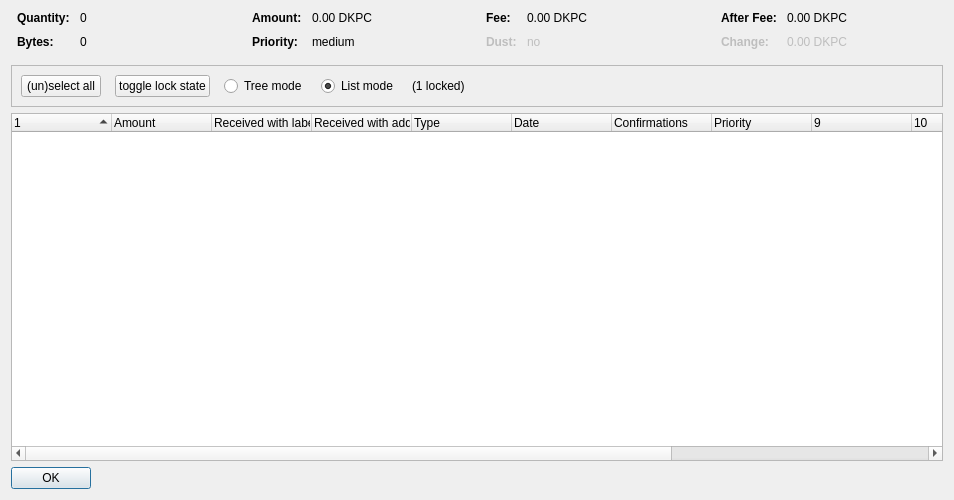
<?xml version="1.0" encoding="UTF-8"?>
<ui version="4.0">
 <class>CoinControlDialog</class>
 <widget class="QDialog" name="CoinControlDialog">
  <property name="geometry">
   <rect>
    <x>0</x>
    <y>0</y>
    <width>954</width>
    <height>500</height>
   </rect>
  </property>
  <property name="windowTitle">
   <string>Coin Selection</string>
  </property>
  <layout class="QVBoxLayout" name="verticalLayout">
   <item>
    <layout class="QHBoxLayout" name="horizontalLayoutTop" stretch="0,0,0,0">
     <property name="topMargin">
      <number>0</number>
     </property>
     <property name="bottomMargin">
      <number>10</number>
     </property>
     <item>
      <layout class="QFormLayout" name="formLayoutCoinControl1">
       <property name="horizontalSpacing">
        <number>10</number>
       </property>
       <property name="verticalSpacing">
        <number>10</number>
       </property>
       <property name="leftMargin">
        <number>6</number>
       </property>
       <property name="rightMargin">
        <number>6</number>
       </property>
       <item row="0" column="0">
        <widget class="QLabel" name="labelCoinControlQuantityText">
         <property name="font">
          <font>
           <weight>75</weight>
           <bold>true</bold>
          </font>
         </property>
         <property name="text">
          <string>Quantity:</string>
         </property>
        </widget>
       </item>
       <item row="0" column="1">
        <widget class="QLabel" name="labelCoinControlQuantity">
         <property name="cursor">
          <cursorShape>IBeamCursor</cursorShape>
         </property>
         <property name="contextMenuPolicy">
          <enum>Qt::ActionsContextMenu</enum>
         </property>
         <property name="text">
          <string notr="true">0</string>
         </property>
         <property name="textInteractionFlags">
          <set>Qt::LinksAccessibleByMouse|Qt::TextSelectableByKeyboard|Qt::TextSelectableByMouse</set>
         </property>
        </widget>
       </item>
       <item row="1" column="0">
        <widget class="QLabel" name="labelCoinControlBytesText">
         <property name="font">
          <font>
           <weight>75</weight>
           <bold>true</bold>
          </font>
         </property>
         <property name="text">
          <string>Bytes:</string>
         </property>
        </widget>
       </item>
       <item row="1" column="1">
        <widget class="QLabel" name="labelCoinControlBytes">
         <property name="cursor">
          <cursorShape>IBeamCursor</cursorShape>
         </property>
         <property name="contextMenuPolicy">
          <enum>Qt::ActionsContextMenu</enum>
         </property>
         <property name="text">
          <string notr="true">0</string>
         </property>
         <property name="textInteractionFlags">
          <set>Qt::LinksAccessibleByMouse|Qt::TextSelectableByKeyboard|Qt::TextSelectableByMouse</set>
         </property>
        </widget>
       </item>
      </layout>
     </item>
     <item>
      <layout class="QFormLayout" name="formLayoutCoinControl2">
       <property name="horizontalSpacing">
        <number>10</number>
       </property>
       <property name="verticalSpacing">
        <number>10</number>
       </property>
       <property name="leftMargin">
        <number>6</number>
       </property>
       <property name="rightMargin">
        <number>6</number>
       </property>
       <item row="0" column="0">
        <widget class="QLabel" name="labelCoinControlAmountText">
         <property name="font">
          <font>
           <weight>75</weight>
           <bold>true</bold>
          </font>
         </property>
         <property name="text">
          <string>Amount:</string>
         </property>
        </widget>
       </item>
       <item row="0" column="1">
        <widget class="QLabel" name="labelCoinControlAmount">
         <property name="cursor">
          <cursorShape>IBeamCursor</cursorShape>
         </property>
         <property name="contextMenuPolicy">
          <enum>Qt::ActionsContextMenu</enum>
         </property>
         <property name="text">
          <string notr="true">0.00 DKPC</string>
         </property>
         <property name="textInteractionFlags">
          <set>Qt::LinksAccessibleByMouse|Qt::TextSelectableByKeyboard|Qt::TextSelectableByMouse</set>
         </property>
        </widget>
       </item>
       <item row="1" column="0">
        <widget class="QLabel" name="labelCoinControlPriorityText">
         <property name="font">
          <font>
           <weight>75</weight>
           <bold>true</bold>
          </font>
         </property>
         <property name="text">
          <string>Priority:</string>
         </property>
        </widget>
       </item>
       <item row="1" column="1">
        <widget class="QLabel" name="labelCoinControlPriority">
         <property name="cursor">
          <cursorShape>IBeamCursor</cursorShape>
         </property>
         <property name="contextMenuPolicy">
          <enum>Qt::ActionsContextMenu</enum>
         </property>
         <property name="text">
          <string>medium</string>
         </property>
         <property name="textInteractionFlags">
          <set>Qt::LinksAccessibleByMouse|Qt::TextSelectableByKeyboard|Qt::TextSelectableByMouse</set>
         </property>
        </widget>
       </item>
      </layout>
     </item>
     <item>
      <layout class="QFormLayout" name="formLayoutCoinControl3">
       <property name="horizontalSpacing">
        <number>10</number>
       </property>
       <property name="verticalSpacing">
        <number>10</number>
       </property>
       <property name="leftMargin">
        <number>6</number>
       </property>
       <property name="rightMargin">
        <number>6</number>
       </property>
       <item row="0" column="0">
        <widget class="QLabel" name="labelCoinControlFeeText">
         <property name="font">
          <font>
           <weight>75</weight>
           <bold>true</bold>
          </font>
         </property>
         <property name="text">
          <string>Fee:</string>
         </property>
        </widget>
       </item>
       <item row="0" column="1">
        <widget class="QLabel" name="labelCoinControlFee">
         <property name="cursor">
          <cursorShape>IBeamCursor</cursorShape>
         </property>
         <property name="contextMenuPolicy">
          <enum>Qt::ActionsContextMenu</enum>
         </property>
         <property name="text">
          <string notr="true">0.00 DKPC</string>
         </property>
         <property name="textInteractionFlags">
          <set>Qt::LinksAccessibleByMouse|Qt::TextSelectableByKeyboard|Qt::TextSelectableByMouse</set>
         </property>
        </widget>
       </item>
       <item row="1" column="0">
        <widget class="QLabel" name="labelCoinControlLowOutputText">
         <property name="enabled">
          <bool>false</bool>
         </property>
         <property name="font">
          <font>
           <weight>75</weight>
           <bold>true</bold>
          </font>
         </property>
         <property name="text">
          <string>Dust:</string>
         </property>
        </widget>
       </item>
       <item row="1" column="1">
        <widget class="QLabel" name="labelCoinControlLowOutput">
         <property name="enabled">
          <bool>false</bool>
         </property>
         <property name="cursor">
          <cursorShape>IBeamCursor</cursorShape>
         </property>
         <property name="contextMenuPolicy">
          <enum>Qt::ActionsContextMenu</enum>
         </property>
         <property name="text">
          <string>no</string>
         </property>
         <property name="textInteractionFlags">
          <set>Qt::LinksAccessibleByMouse|Qt::TextSelectableByKeyboard|Qt::TextSelectableByMouse</set>
         </property>
        </widget>
       </item>
      </layout>
     </item>
     <item>
      <layout class="QFormLayout" name="formLayoutCoinControl4">
       <property name="horizontalSpacing">
        <number>10</number>
       </property>
       <property name="verticalSpacing">
        <number>10</number>
       </property>
       <property name="leftMargin">
        <number>6</number>
       </property>
       <property name="rightMargin">
        <number>6</number>
       </property>
       <item row="0" column="0">
        <widget class="QLabel" name="labelCoinControlAfterFeeText">
         <property name="font">
          <font>
           <weight>75</weight>
           <bold>true</bold>
          </font>
         </property>
         <property name="text">
          <string>After Fee:</string>
         </property>
        </widget>
       </item>
       <item row="0" column="1">
        <widget class="QLabel" name="labelCoinControlAfterFee">
         <property name="cursor">
          <cursorShape>IBeamCursor</cursorShape>
         </property>
         <property name="contextMenuPolicy">
          <enum>Qt::ActionsContextMenu</enum>
         </property>
         <property name="text">
          <string notr="true">0.00 DKPC</string>
         </property>
         <property name="textInteractionFlags">
          <set>Qt::LinksAccessibleByMouse|Qt::TextSelectableByKeyboard|Qt::TextSelectableByMouse</set>
         </property>
        </widget>
       </item>
       <item row="1" column="0">
        <widget class="QLabel" name="labelCoinControlChangeText">
         <property name="enabled">
          <bool>false</bool>
         </property>
         <property name="font">
          <font>
           <weight>75</weight>
           <bold>true</bold>
          </font>
         </property>
         <property name="text">
          <string>Change:</string>
         </property>
        </widget>
       </item>
       <item row="1" column="1">
        <widget class="QLabel" name="labelCoinControlChange">
         <property name="enabled">
          <bool>false</bool>
         </property>
         <property name="cursor">
          <cursorShape>IBeamCursor</cursorShape>
         </property>
         <property name="contextMenuPolicy">
          <enum>Qt::ActionsContextMenu</enum>
         </property>
         <property name="text">
          <string notr="true">0.00 DKPC</string>
         </property>
         <property name="textInteractionFlags">
          <set>Qt::LinksAccessibleByMouse|Qt::TextSelectableByKeyboard|Qt::TextSelectableByMouse</set>
         </property>
        </widget>
       </item>
      </layout>
     </item>
    </layout>
   </item>
   <item>
    <widget class="QFrame" name="frame">
     <property name="minimumSize">
      <size>
       <width>0</width>
       <height>40</height>
      </size>
     </property>
     <property name="frameShape">
      <enum>QFrame::StyledPanel</enum>
     </property>
     <property name="frameShadow">
      <enum>QFrame::Sunken</enum>
     </property>
     <layout class="QHBoxLayout" name="horizontalLayout">
      <item>
       <layout class="QHBoxLayout" name="horizontalLayoutPanel" stretch="0,0,0,0,0,0">
        <property name="spacing">
         <number>14</number>
        </property>
        <item>
         <widget class="QPushButton" name="pushButtonSelectAll">
          <property name="sizePolicy">
           <sizepolicy hsizetype="Maximum" vsizetype="Fixed">
            <horstretch>0</horstretch>
            <verstretch>0</verstretch>
           </sizepolicy>
          </property>
          <property name="text">
           <string>(un)select all</string>
          </property>
          <property name="autoDefault">
           <bool>false</bool>
          </property>
         </widget>
        </item>
        <item>
         <widget class="QPushButton" name="pushButtonToggleLock">
          <property name="sizePolicy">
           <sizepolicy hsizetype="Maximum" vsizetype="Fixed">
            <horstretch>0</horstretch>
            <verstretch>0</verstretch>
           </sizepolicy>
          </property>
          <property name="text">
           <string>toggle lock state</string>
          </property>
          <property name="autoDefault">
           <bool>false</bool>
          </property>
         </widget>
        </item>
        <item>
         <widget class="QRadioButton" name="radioTreeMode">
          <property name="sizePolicy">
           <sizepolicy hsizetype="Maximum" vsizetype="Fixed">
            <horstretch>0</horstretch>
            <verstretch>0</verstretch>
           </sizepolicy>
          </property>
          <property name="text">
           <string>Tree mode</string>
          </property>
         </widget>
        </item>
        <item>
         <widget class="QRadioButton" name="radioListMode">
          <property name="sizePolicy">
           <sizepolicy hsizetype="Maximum" vsizetype="Fixed">
            <horstretch>0</horstretch>
            <verstretch>0</verstretch>
           </sizepolicy>
          </property>
          <property name="text">
           <string>List mode</string>
          </property>
          <property name="checked">
           <bool>true</bool>
          </property>
         </widget>
        </item>
        <item>
         <widget class="QLabel" name="labelLocked">
          <property name="text">
           <string>(1 locked)</string>
          </property>
         </widget>
        </item>
        <item>
         <spacer name="horizontalSpacer">
          <property name="orientation">
           <enum>Qt::Horizontal</enum>
          </property>
          <property name="sizeHint" stdset="0">
           <size>
            <width>40</width>
            <height>20</height>
           </size>
          </property>
         </spacer>
        </item>
       </layout>
      </item>
     </layout>
    </widget>
   </item>
   <item>
    <widget class="CoinControlTreeWidget" name="treeWidget">
     <property name="contextMenuPolicy">
      <enum>Qt::CustomContextMenu</enum>
     </property>
     <property name="sortingEnabled">
      <bool>false</bool>
     </property>
     <property name="columnCount">
      <number>13</number>
     </property>
     <attribute name="headerShowSortIndicator" stdset="0">
      <bool>true</bool>
     </attribute>
     <attribute name="headerStretchLastSection">
      <bool>false</bool>
     </attribute>
     <column>
      <property name="text">
       <string/>
      </property>
     </column>
     <column>
      <property name="text">
       <string>Amount</string>
      </property>
     </column>
     <column>
      <property name="text">
       <string>Received with label</string>
      </property>
     </column>
     <column>
      <property name="text">
       <string>Received with address</string>
      </property>
     </column>
     <column>
      <property name="text">
       <string>Type</string>
      </property>
     </column>
     <column>
      <property name="text">
       <string>Date</string>
      </property>
     </column>
     <column>
      <property name="text">
       <string>Confirmations</string>
      </property>
      <property name="toolTip">
       <string>Confirmed</string>
      </property>
     </column>
     <column>
      <property name="text">
       <string>Priority</string>
      </property>
     </column>
     <column>
      <property name="text">
       <string/>
      </property>
     </column>
     <column>
      <property name="text">
       <string/>
      </property>
     </column>
     <column>
      <property name="text">
       <string/>
      </property>
     </column>
     <column>
      <property name="text">
       <string/>
      </property>
     </column>
     <column>
      <property name="text">
       <string/>
      </property>
     </column>
    </widget>
   </item>
   <item>
    <widget class="QDialogButtonBox" name="buttonBox">
     <property name="sizePolicy">
      <sizepolicy hsizetype="Maximum" vsizetype="Fixed">
       <horstretch>0</horstretch>
       <verstretch>0</verstretch>
      </sizepolicy>
     </property>
     <property name="orientation">
      <enum>Qt::Horizontal</enum>
     </property>
     <property name="standardButtons">
      <set>QDialogButtonBox::Ok</set>
     </property>
    </widget>
   </item>
  </layout>
 </widget>
 <customwidgets>
  <customwidget>
   <class>CoinControlTreeWidget</class>
   <extends>QTreeWidget</extends>
   <header>coincontroltreewidget.h</header>
  </customwidget>
 </customwidgets>
 <resources/>
 <connections/>
</ui>
